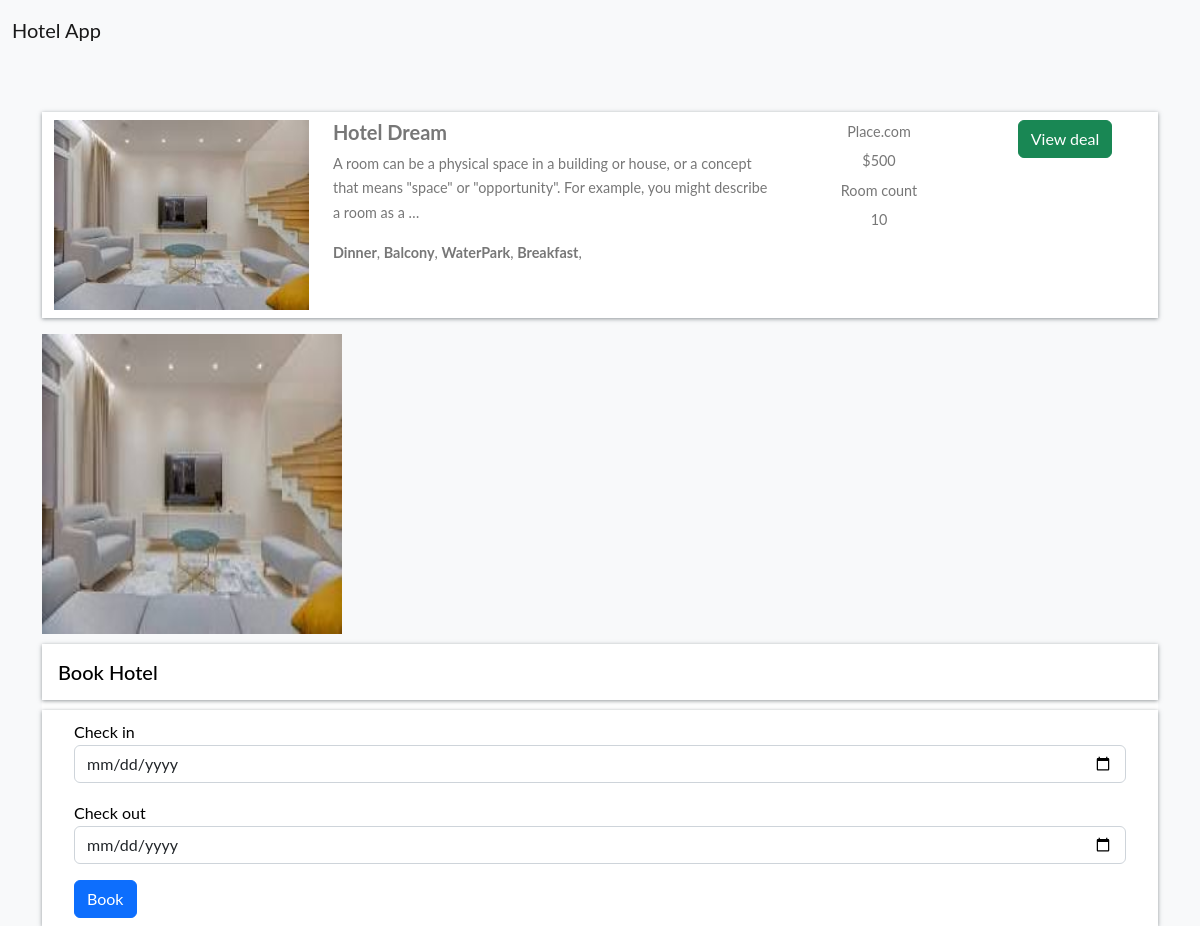
Screenshot of /hotel-detail/ac34ea8762c0486aa70b47689229a2a2/ (signed in) with the database file from the repository.
### Home/models.py (models this page shows, shortened)
class BaseModel(models.Model):
    uid=models.UUIDField(default=uuid.uuid4,editable=False,primary_key=True)
    created_at=models.DateField(auto_now_add=True)
    updated_at=models.DateField(auto_now_add=True)
    class Meta:
        abstract=True

class Hotel(BaseModel):
    hotel_name=models.CharField(max_length=100)
    hotel_price=models.IntegerField()
    description=models.TextField()
    amenities=models.ManyToManyField(Amenities)
    room_count=models.IntegerField(default=10)

class HotelImages(BaseModel):
    hotel= models.ForeignKey(Hotel ,related_name="images", on_delete=models.CASCADE)
    images = models.ImageField(upload_to="hotels")

class Amenities(BaseModel):
    amenities=models.CharField(max_length=100)

### Home/views.py (the view, shortened to what this page needs)
# urls.py: path('hotel-detail/<uid>/' , hotel_detail , name="hotel_detail"),
@login_required(login_url='login')
def hotel_detail(request,uid):
      hotel_obj = Hotel.objects.get(uid = uid)
      return render(request , 'hotel_details.html',{'hotels_obj':hotel_obj} )

### Home/Templates/hotel_details.html (shortened to what this page needs)
{% extends "base.html" %}
{%  block start %}
<div class="container mt-5 pt-5">
    <div class="row search-card-result">
        <div class="col-md-3">
        <a href="/hotel-detail/{{hotels_obj.uid}}">
            <img class="img-fluid" src="/media/{{hotels_obj.images.first.images}}" alt="Card image cap">
        </a></div>
        <div class="col-md-5">
            <h5>{{hotels_obj.hotel_name}}</h5>
            <p>
                {{hotels_obj.description|truncatechars:150}}
            </p>
            <p>
                {%for amenitie in hotels_obj.amenities.all %}
                <b>{{amenitie.amenities}}</b>,
                {% endfor %}
            </p>
        </div>
        <div class="col-md-2 border-left text-center more-offers">
            <p>Place.com</p>
            <p>${{hotels_obj.hotel_price}}</p>
            <p>Room count</p>
            <p>{{hotels_obj.room_count}}</p>
        </div>
        <div class="col-md-2 border-left text-center more-offers">
            <div class="btn btn-success">View deal </div>
        </div>
    </div>
    <div class="row">
        {% for image in hotels_obj.images.all %}
        <div class="col-md-3">
            <img src="/media/{{image.images}}" style="height: 300px ; width:300px">
        </div>
        {% endfor %}
    </div>
    {% if request.user.is_authenticated %}
    <div class="filter-card">
        <h5>Book Hotel</h5>
        <form method="post">
            <div class="row form-group">
                <div class="col-md-12">
                    <label for="mintopay">Check in</label>
                    <p>
                        <input type="date" name="checkin" id="checkin" class="form-control">
                    </p>
                </div>
                <div class="col-md-12">
                    <label for="maxtopay">Check out</label>
                    <p>
                        <input type="date" name="checkout" id="checkout" class="form-control">
                    </p>
                </div>
            </div>
            <div class="row form-group">
                <div class="col-md-12">
                    <input type="submit" class="btn btn-primary btn-block" value="Book">
                </div>
            </div>
        </form>
    </div>
    {% else %}
    <a href="/login/" class="btn btn-primary mt-5 ">Login</a>
    {% endif %}
</div>
{% endblock %}

### Home/Templates/base.html (style rules this page uses)
body { font-family: "Lato", Arial, sans-serif; font-weight: 400; font-size: 16px; line-height: 1.7; background: #fff; color: #777; }
.search-card-result { box-shadow: 0px 1px 4px rgba(41, 51, 57, 0.5); margin: 1rem 0; padding: 0.5rem 0; background-color: #fff; }
.search-card-result img { height: 190px; }
.search-card-result h5 { font-style: 1.1rem; font-weight: 700; }
.search-card-result p { font-size: 0.9rem; }
.search-card-result .more-offers p { margin-bottom: 0.3rem; }
.filter-card { padding: 0; background: #fff; color: black; }
.filter-card h5 { margin: 10px 0; padding: 1rem; box-shadow: 0px 1px 4px rgba(41, 51, 57, 0.5); color: #000; }
.filter-card form { box-shadow: 0px 1px 4px rgba(41, 51, 57, 0.5); padding: 0.5rem 2rem; }

### rows the page displays
Hotel: images.first.images (picture), hotel_name "Hotel Dream", description "A room can be a physical space in a building or house, or a concept that means \"space\" or \"opportunity\". For example, you might describe a room as a …", hotel_price "500", room_count "10"
Amenities: amenities "Dinner"
Amenities: amenities "Balcony"
Amenities: amenities "WaterPark"
Amenities: amenities "Breakfast"
HotelImages: images (picture)
